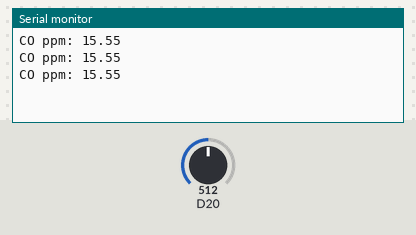
Simulated run of this sketch. Board: Arduino Zero (SAMD21). On the bench: the last lines printed to the serial monitor. Inputs (shaded band) come from the test bench; at power-on: D20 = 512 (analog values on the 0–1023 scale).

Above: at 1.3 s.
1.4 s: D20 set to 716
At 1.9 s:
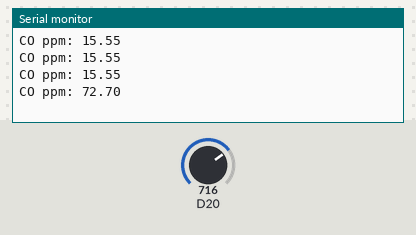
2.9 s: D20 set to 900
At 3.4 s:
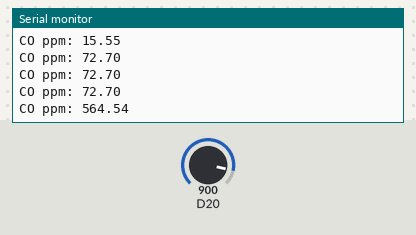
Timing chart, 0 to 5.9 s (numbered marks = the images above; inputs shaded):
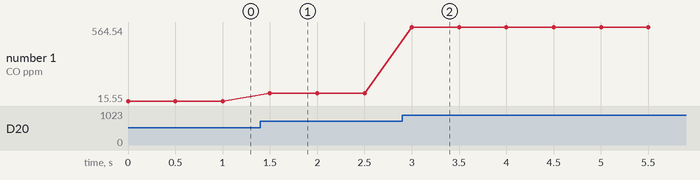

The sketch:

mq9b_ppm.ino
```cpp
#define mqPin 6
#define targetGas "CO"
#define gasRes 27.0
#define totalRes 4.97
#define terminalRes 3.3

const float n = 1/0.542; //power
const float m = 0.8239; //numerator

void setup()
{
  Serial.begin(115200); //serial baud rate
  pinMode(mqPin, INPUT); //analog input
  analogReadResolution(12); //using 12-bit ADC resolution (4096)
}

void loop()
{
  float sensor_voltage; //sensor voltage
  float rs_target_gas; //sensor resistance for target gas
  float ratio; //rs/r0
  float sensor_analog = analogRead(mqPin); //reading analog value from pin 0
  sensor_voltage = sensor_analog*(3.3/4095.0); //ADC conversion
  rs_target_gas = (5.0*terminalRes/sensor_voltage)-totalRes; //calculation of resistance using voltage divider
  ratio = rs_target_gas/gasRes; //ratio rs/r0

  double ppm = pow((m/ratio),n);

  //Serial.println(sensor_analog); //debugging for analog sensor value
  //Serial.println(sensor_voltage); //debugging for sensor voltage value
  //Serial.println(ratio); // debugging for ratio value
  Serial.print(targetGas);
  Serial.print(" ppm: ");
  Serial.println(ppm);
  delay(500);
}
```

Measured:
- after the input at 1.4 s, the serial monitor: prints a new line after 0.10 s (image 1)
- after the input at 2.9 s, the serial monitor: prints a new line after 0.10 s (image 2)
- plotted number 1: 15.55 → 72.7 after the input at 1.4 s, 72.7 → 564.54 after the input at 2.9 s
